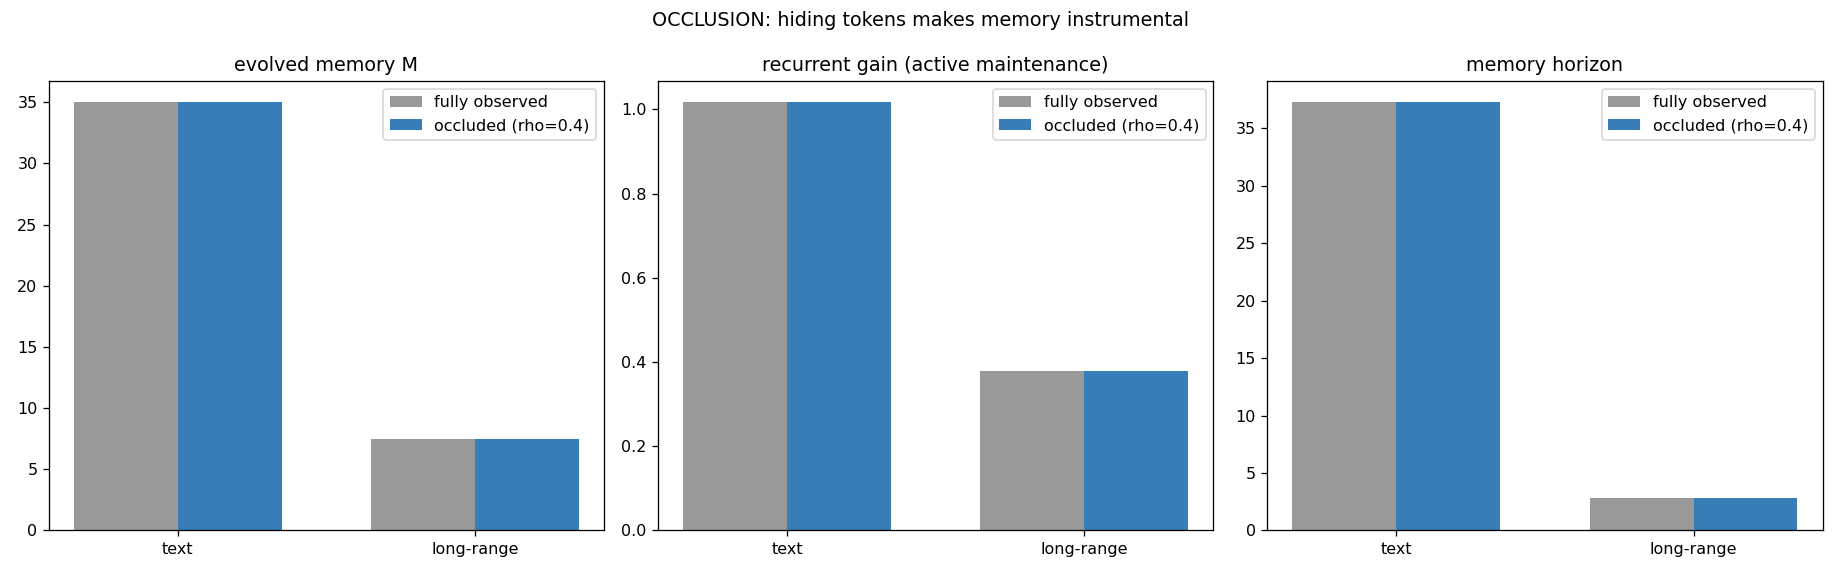

Reproduce this figure in Python.
"""PARTIAL OBSERVABILITY (occlusion) law -- a genuinely new axis, not redundant
with lifespan/energy.

The world hides a fraction RHO of tokens from the organism's INPUT: on a masked
step it receives NO sensory embedding (sensory blackout) and must run on its
recurrent state alone. The TARGET it eats by anticipating is still the real next
token. Occlusion does not cap life or change the energy economy -- it degrades
OBSERVABILITY, so the only way to keep predicting through a blank is to have held
the relevant information in memory.

Prediction: occlusion makes memory INSTRUMENTAL -> evolved memory M, recurrent
gain (active maintenance), and memory horizon should GROW vs the fully-observed
control, and MORE in the long-range world (hidden tokens are recoverable from
periodic structure) than in thin text (less recoverable).

Measured by EMERGENT INTERNALS on CLEAN (unoccluded) segments -- did occlusion
build more memory machinery? -- per the paradigm (read state, not output).
Reuses run_matrix.measure_internals.
"""

# --- EEC path bootstrap: shared engine + corpus live in EEC/engine ---
import os as _o, sys as _s
_s.path.insert(0, _o.path.join(_o.path.dirname(_o.path.abspath(__file__)), "..", "..", "engine"))
import os
import numpy as np
import matplotlib
matplotlib.use("Agg")
import matplotlib.pyplot as plt

import run_matrix as RM
import mind as MIND
from mind import Mind, RENT, START_ENERGY, reproduce
from evolve import POP_SIZE

RM.SEG_TEXT = int(os.environ.get("EEC_SEGTEXT", "600"))
GENS = int(os.environ.get("EEC_MGENS", "150"))
HERE = os.path.dirname(os.path.abspath(__file__))


def occluded_emb(m, seg, mask):
    """Per-genome embedding of the segment with masked steps blanked to zero
    (sensory blackout: no input drive on those steps)."""
    emb = m.E[seg].copy()
    emb[mask] = 0.0
    return emb


def eval_lives(pop, seg, mask):
    """Survival-only fitness under occlusion. State runs on the occluded input;
    the organism is still graded on anticipating the REAL next token."""
    lives = []
    for m in pop:
        S = m.run_states(occluded_emb(m, seg, mask))
        preds = (S @ m.W_out[:m.M, :] + m.b_out).argmax(1)
        hits = preds[:-1] == seg[1:]
        cost = RENT * m.M + (~hits)
        cum = np.cumsum(cost)
        life = len(hits) if cum[-1] < START_ENERGY \
            else int(np.searchsorted(cum, START_ENERGY)) + 1
        lives.append(life)
    return np.array(lives)


def evolve(world_ids, vocab_size, seed, seg_len, rho):
    MIND.DECAY = 1.0
    rng = np.random.default_rng(seed)
    pop = [Mind(vocab_size, rng) for _ in range(POP_SIZE)]
    for gen in range(GENS):
        start = int(rng.integers(0, len(world_ids) - seg_len - 1))
        seg = world_ids[start:start + seg_len]
        # one occlusion pattern per generation, shared by all genomes (fair eval)
        mask = rng.random(len(seg)) < rho if rho > 0 else np.zeros(len(seg), bool)
        lives = eval_lives(pop, seg, mask)
        pop = reproduce(pop, lives, rng)
    return pop


def main():
    text_ids, textV, _ = RM.world_text()
    lr_ids, lrV, _ = RM.world_longrange(np.random.default_rng(999))
    worlds = [("text", text_ids, textV, RM.SEG_TEXT),
              ("longrange", lr_ids, lrV, RM.SEG_LR)]
    rhos = [0.0, 0.4]
    print(f"gens={GENS} rhos={rhos} | text V={textV} lr V={lrV}")
    res = {}
    for wname, ids, V, seg in worlds:
        for rho in rhos:
            Ms, gains, hors = [], [], []
            for seed in [0, 1]:
                pop = evolve(ids, V, seed, seg, rho)
                # internals measured on CLEAN segments (intrinsic memory machinery)
                lives = eval_lives(pop, ids[seg:seg + seg], np.zeros(seg, bool))
                bi = int(np.argmax(lives))
                mi = RM.measure_internals(pop[bi], ids, V, 1.0, np.random.default_rng(seed + 600))
                Ms.append(mi["M"]); gains.append(mi["gain"]); hors.append(mi["horizon"])
            res[(wname, rho)] = dict(M=np.mean(Ms), gain=np.mean(gains), hor=np.mean(hors))
            r = res[(wname, rho)]
            print(f"[{wname:9} rho={rho:.1f}] M={r['M']:.1f} gain={r['gain']:.3f} horizon={r['hor']:.2f}")

    print("\n===== INTERACTION (does occlusion grow memory machinery?) =====")
    for w in ["text", "longrange"]:
        off, on = res[(w, 0.0)], res[(w, 0.4)]
        print(f"  {w:9}: M {off['M']:.1f}->{on['M']:.1f}  gain {off['gain']:.3f}->{on['gain']:.3f}  "
              f"horizon {off['hor']:.2f}->{on['hor']:.2f}")

    fig, ax = plt.subplots(1, 3, figsize=(16, 5))
    x = np.arange(2); w = 0.35
    for k, key, title in [(0, "M", "evolved memory M"),
                          (1, "gain", "recurrent gain (active maintenance)"),
                          (2, "hor", "memory horizon")]:
        off = [res[(wn, 0.0)][key] for wn in ["text", "longrange"]]
        on = [res[(wn, 0.4)][key] for wn in ["text", "longrange"]]
        ax[k].bar(x - w/2, off, w, label="fully observed", color="#999")
        ax[k].bar(x + w/2, on, w, label="occluded (rho=0.4)", color="#377eb8")
        ax[k].set_xticks(x); ax[k].set_xticklabels(["text", "long-range"])
        ax[k].set_title(title); ax[k].legend()
    fig.suptitle("OCCLUSION: hiding tokens makes memory instrumental")
    plt.tight_layout()
    out = os.path.join(HERE, "occlusion.png")
    plt.savefig(out, dpi=115); print("\nsaved", out)


if __name__ == "__main__":
    main()
